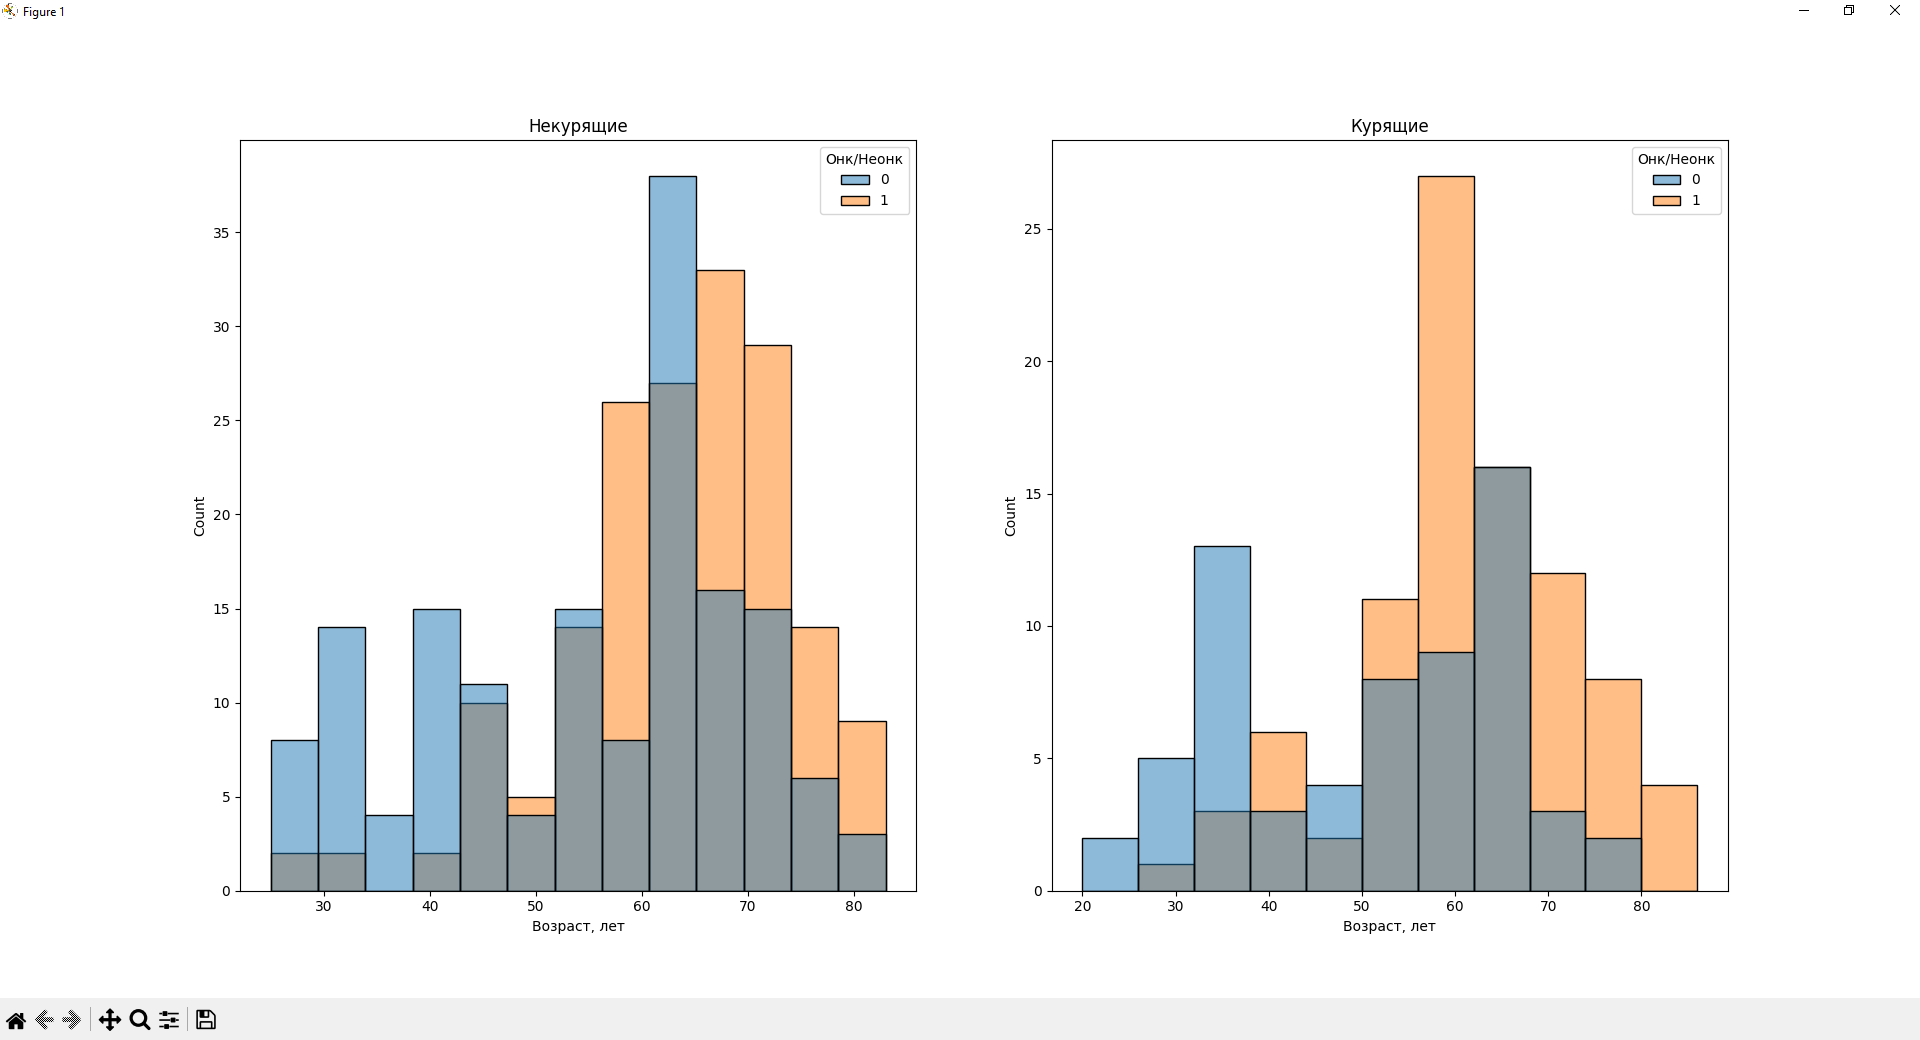

Here is the Python script that generated this plot:
import pandas as pd
import numpy as np
import seaborn as sns
import matplotlib.pyplot as plt

onk = "Онк/Неонк"
onkDict = ["Неонк", "Онк"]
age = "Возраст, лет"
smoke = "Анамнез курения"
smokeDict = ["Некур", "Кур"]

df = pd.read_excel("Data_exam.xlsx", header=1)
print(pd.pivot_table(df[[onk, smoke]], index=smoke, columns=onk, aggfunc=len))

#tmpDF = df[[onk, age, smoke]]
#tmpDF = tmpDF.assign(OnkSmoke = [smokeDict[tmpDF.iloc[i, 2]] + "/" + onkDict[tmpDF.iloc[i, 0]] for i in range(len(tmpDF))])
#print(tmpDF)
#sns.histplot(data=tmpDF, x=age, hue="OnkSmoke", bins=12, multiple="dodge", shrink=0.9)
#plt.show()

fig, axes = plt.subplots(1, 2)
axes[0].set_title("Некурящие")
axes[1].set_title("Курящие")

sns.histplot(ax=axes[0], data=df[df[smoke] == 0], x=age, hue=onk)
sns.histplot(ax=axes[1], data=df[df[smoke] == 1], x=age, hue=onk)
plt.show()
